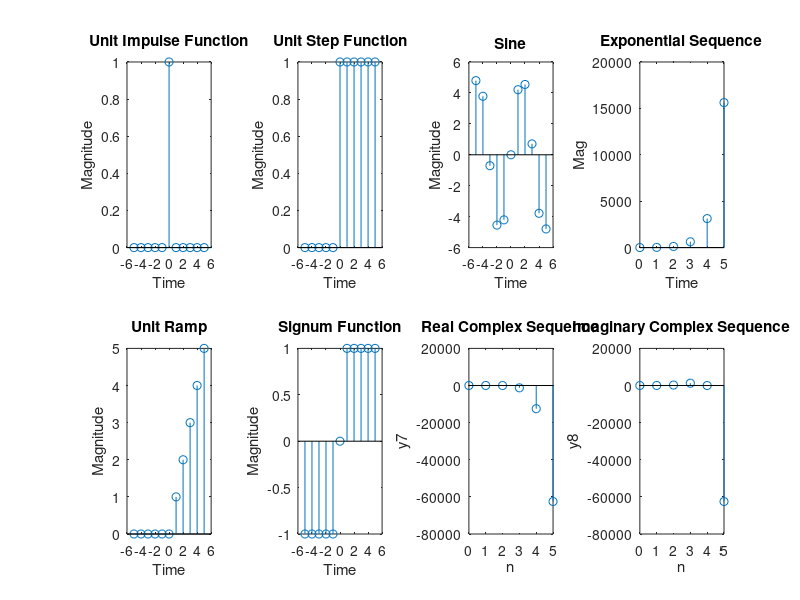

Source code (MATLAB):
clc
clear
len = input('enter the length of the sequence:');
seq = -len:len;
y1=zeros(1,length(seq)); 
y1(len+1)=1;
subplot(241);
stem(seq,y1);
xlabel('Time');
ylabel('Magnitude');
title('Unit Impulse Function');

y2=ones(1,length(seq));
y2(1:len)=0;
subplot(242);
stem(seq,y2);
xlabel('Time');
ylabel('Magnitude');
title('Unit Step Function');

a=input("Enter the amp for sine function:");
y3=a*sin(seq);
subplot(243);
stem(seq,y3);
xlabel('Time');
ylabel('Magnitude');
title('Sine');


%Exponential Function
pos_seq = 0 : 1 : len ;
a = input('Enter value of a : ' );
k = input('Enter value of k : ' );
y4 = k*a.^pos_seq;
subplot(244);
stem(pos_seq,y4)
ylabel('Mag');
xlabel('Time');
title('Exponential Sequence');

impulse=(seq==0);
unit_step=(seq>=0);
ramp=(seq.*unit_step);
subplot(245);
stem(seq,ramp);
xlabel('Time');
ylabel('Magnitude');
title('Unit Ramp');

y5=sign(seq);
subplot(246);
stem(seq,y5);
xlabel('Time');
ylabel('Magnitude');
title('Signum Function');

b=input("Enter amp of the complex number");
c=input("Enter the real part:");
d=input("Enter the img part:");

%Complex Function
A = input('Enter value of A : ' );
B = input('Enter value of B : ' );
y7 = k * (A+1i*B).^ pos_seq ;
subplot(247);
stem(pos_seq,real(y7));
ylabel('y7');
xlabel('n');
title('Real Complex Sequence');

subplot(248);
axis([-150 15 0.01 0.05]);
stem(pos_seq,imag(y7));
ylabel('y8');
xlabel('n');
title('Imaginary Complex Sequence');



